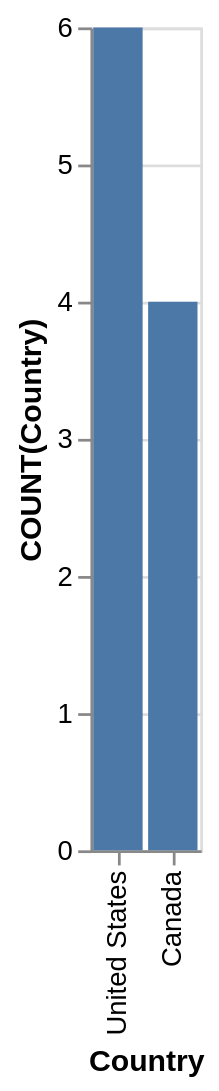

Express this chart as Vega-Lite.
### Vega-Lite specification from a JSON file in a GitHub repository (floating-point values rounded to 4 significant figures)
{"data": {"values": [{"x_data": "United States", "y_data": 6}, {"x_data": "Canada", "y_data": 4}]}, "mark": "bar", "encoding": {"x": {"field": "x_data", "type": "nominal", "title": "Country", "sort": {"op": "sum", "field": "y_data", "order": "descending"}}, "y": {"field": "y_data", "type": "quantitative", "title": "COUNT(Country)"}}}
